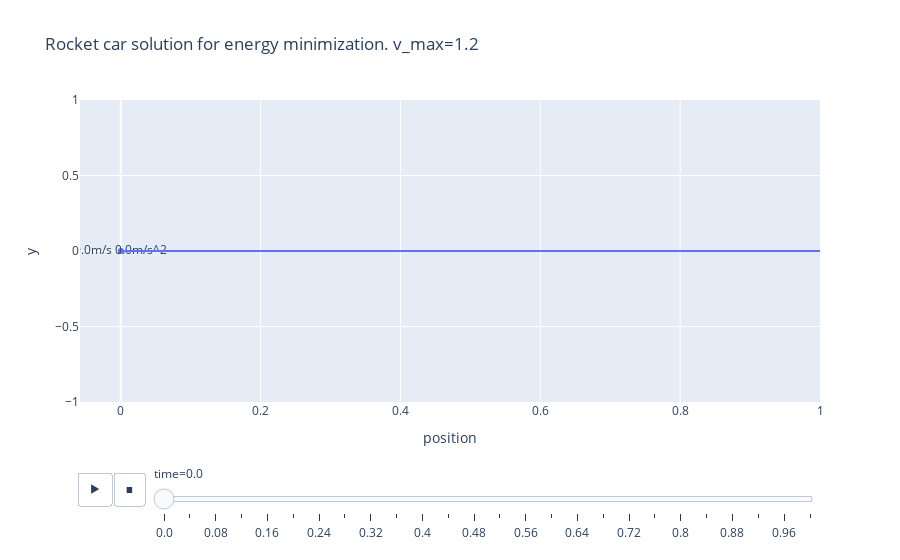

Notebook code for this chart:
### Code cell
current_title = "Rocket car solution for energy minimization. v_max=" + str(velocity_max)
animation = px.scatter(solution_rocket_energy,
                       x='position',
                       y='y',
                       animation_frame='time',
                       text='text',
                       title=current_title)
animation.add_traces(px.line(solution_rocket_energy, x='position', y='y')
                     .update_traces(marker_color="red").data[0])
animation.show()

### Figure 1 — Plotly figure (JSON) as saved in the notebook; plotly's stock layout.template omitted (floating-point values rounded to 4 significant figures)
{"data": [{"hovertemplate": "time=0.0<br>position=%{x}<br>y=%{y}<br>text=%{text}<extra></extra>", "legendgroup": "", "marker": {"color": "#636efa", "symbol": "circle"}, "mode": "markers+text", "name": "", "orientation": "v", "showlegend": false, "text": ["0.0m/s 0.0m/s^2"], "type": "scatter", "x": [0.0], "xaxis": "x", "y": [0.0], "yaxis": "y"}, {"hovertemplate": "position=%{x}<br>y=%{y}<extra></extra>", "legendgroup": "", "line": {"color": "#636efa", "dash": "solid"}, "marker": {"color": "red"}, "mode": "lines", "name": "", "orientation": "v", "showlegend": false, "type": "scatter", "x": [0.0, 0.01245, 0.03549, 0.06726, 0.1059, 0.1495, 0.1962, 0.2442, 0.2922, 0.3402, 0.3882, 0.4362, 0.4842, 0.5322, 0.5802, 0.6282, 0.6762, 0.7242, 0.7722, 0.8202, 0.8667, 0.9098, 0.9476, 0.9783, 1.0, 1.0], "xaxis": "x", "y": [0.0, 0.0, 0.0, 0.0, 0.0, 0.0, 0.0, 0.0, 0.0, 0.0, 0.0, 0.0, 0.0, 0.0, 0.0, 0.0, 0.0, 0.0, 0.0, 0.0, 0.0, 0.0, 0.0, 0.0, 0.0, 0.0], "yaxis": "y"}], "layout": {"legend": {"tracegroupgap": 0}, "sliders": [{"active": 0, "currentvalue": {"prefix": "time="}, "len": 0.9, "pad": {"b": 10, "t": 60}, "steps": [{"args": [["0.0"], {"frame": {"duration": 0, "redraw": false}, "fromcurrent": true, "mode": "immediate", "transition": {"duration": 0, "easing": "linear"}}], "label": "0.0", "method": "animate"}, {"args": [["0.04"], {"frame": {"duration": 0, "redraw": false}, "fromcurrent": true, "mode": "immediate", "transition": {"duration": 0, "easing": "linear"}}], "label": "0.04", "method": "animate"}, {"args": [["0.08"], {"frame": {"duration": 0, "redraw": false}, "fromcurrent": true, "mode": "immediate", "transition": {"duration": 0, "easing": "linear"}}], "label": "0.08", "method": "animate"}, {"args": [["0.12"], {"frame": {"duration": 0, "redraw": false}, "fromcurrent": true, "mode": "immediate", "transition": {"duration": 0, "easing": "linear"}}], "label": "0.12", "method": "animate"}, {"args": [["0.16"], {"frame": {"duration": 0, "redraw": false}, "fromcurrent": true, "mode": "immediate", "transition": {"duration": 0, "easing": "linear"}}], "label": "0.16", "method": "animate"}, {"args": [["0.2"], {"frame": {"duration": 0, "redraw": false}, "fromcurrent": true, "mode": "immediate", "transition": {"duration": 0, "easing": "linear"}}], "label": "0.2", "method": "animate"}, {"args": [["0.24"], {"frame": {"duration": 0, "redraw": false}, "fromcurrent": true, "mode": "immediate", "transition": {"duration": 0, "easing": "linear"}}], "label": "0.24", "method": "animate"}, {"args": [["0.28"], {"frame": {"duration": 0, "redraw": false}, "fromcurrent": true, "mode": "immediate", "transition": {"duration": 0, "easing": "linear"}}], "label": "0.28", "method": "animate"}, {"args": [["0.32"], {"frame": {"duration": 0, "redraw": false}, "fromcurrent": true, "mode": "immediate", "transition": {"duration": 0, "easing": "linear"}}], "label": "0.32", "method": "animate"}, {"args": [["0.36"], {"frame": {"duration": 0, "redraw": false}, "fromcurrent": true, "mode": "immediate", "transition": {"duration": 0, "easing": "linear"}}], "label": "0.36", "method": "animate"}, {"args": [["0.4"], {"frame": {"duration": 0, "redraw": false}, "fromcurrent": true, "mode": "immediate", "transition": {"duration": 0, "easing": "linear"}}], "label": "0.4", "method": "animate"}, {"args": [["0.44"], {"frame": {"duration": 0, "redraw": false}, "fromcurrent": true, "mode": "immediate", "transition": {"duration": 0, "easing": "linear"}}], "label": "0.44", "method": "animate"}, {"args": [["0.48"], {"frame": {"duration": 0, "redraw": false}, "fromcurrent": true, "mode": "immediate", "transition": {"duration": 0, "easing": "linear"}}], "label": "0.48", "method": "animate"}, {"args": [["0.52"], {"frame": {"duration": 0, "redraw": false}, "fromcurrent": true, "mode": "immediate", "transition": {"duration": 0, "easing": "linear"}}], "label": "0.52", "method": "animate"}, {"args": [["0.56"], {"frame": {"duration": 0, "redraw": false}, "fromcurrent": true, "mode": "immediate", "transition": {"duration": 0, "easing": "linear"}}], "label": "0.56", "method": "animate"}, {"args": [["0.6"], {"frame": {"duration": 0, "redraw": false}, "fromcurrent": true, "mode": "immediate", "transition": {"duration": 0, "easing": "linear"}}], "label": "0.6", "method": "animate"}, {"args": [["0.64"], {"frame": {"duration": 0, "redraw": false}, "fromcurrent": true, "mode": "immediate", "transition": {"duration": 0, "easing": "linear"}}], "label": "0.64", "method": "animate"}, {"args": [["0.68"], {"frame": {"duration": 0, "redraw": false}, "fromcurrent": true, "mode": "immediate", "transition": {"duration": 0, "easing": "linear"}}], "label": "0.68", "method": "animate"}, {"args": [["0.72"], {"frame": {"duration": 0, "redraw": false}, "fromcurrent": true, "mode": "immediate", "transition": {"duration": 0, "easing": "linear"}}], "label": "0.72", "method": "animate"}, {"args": [["0.76"], {"frame": {"duration": 0, "redraw": false}, "fromcurrent": true, "mode": "immediate", "transition": {"duration": 0, "easing": "linear"}}], "label": "0.76", "method": "animate"}, {"args": [["0.8"], {"frame": {"duration": 0, "redraw": false}, "fromcurrent": true, "mode": "immediate", "transition": {"duration": 0, "easing": "linear"}}], "label": "0.8", "method": "animate"}, {"args": [["0.84"], {"frame": {"duration": 0, "redraw": false}, "fromcurrent": true, "mode": "immediate", "transition": {"duration": 0, "easing": "linear"}}], "label": "0.84", "method": "animate"}, {"args": [["0.88"], {"frame": {"duration": 0, "redraw": false}, "fromcurrent": true, "mode": "immediate", "transition": {"duration": 0, "easing": "linear"}}], "label": "0.88", "method": "animate"}, {"args": [["0.92"], {"frame": {"duration": 0, "redraw": false}, "fromcurrent": true, "mode": "immediate", "transition": {"duration": 0, "easing": "linear"}}], "label": "0.92", "method": "animate"}, {"args": [["0.96"], {"frame": {"duration": 0, "redraw": false}, "fromcurrent": true, "mode": "immediate", "transition": {"duration": 0, "easing": "linear"}}], "label": "0.96", "method": "animate"}, {"args": [["1.0"], {"frame": {"duration": 0, "redraw": false}, "fromcurrent": true, "mode": "immediate", "transition": {"duration": 0, "easing": "linear"}}], "label": "1.0", "method": "animate"}], "x": 0.1, "xanchor": "left", "y": 0, "yanchor": "top"}], "title": {"text": "Rocket car solution for energy minimization. v_max=1.2"}, "updatemenus": [{"buttons": [{"args": [null, {"frame": {"duration": 500, "redraw": false}, "fromcurrent": true, "mode": "immediate", "transition": {"duration": 500, "easing": "linear"}}], "label": "&#9654;", "method": "animate"}, {"args": [[null], {"frame": {"duration": 0, "redraw": false}, "fromcurrent": true, "mode": "immediate", "transition": {"duration": 0, "easing": "linear"}}], "label": "&#9724;", "method": "animate"}], "direction": "left", "pad": {"r": 10, "t": 70}, "showactive": false, "type": "buttons", "x": 0.1, "xanchor": "right", "y": 0, "yanchor": "top"}], "xaxis": {"anchor": "y", "domain": [0.0, 1.0], "title": {"text": "position"}}, "yaxis": {"anchor": "x", "domain": [0.0, 1.0], "title": {"text": "y"}}}}
